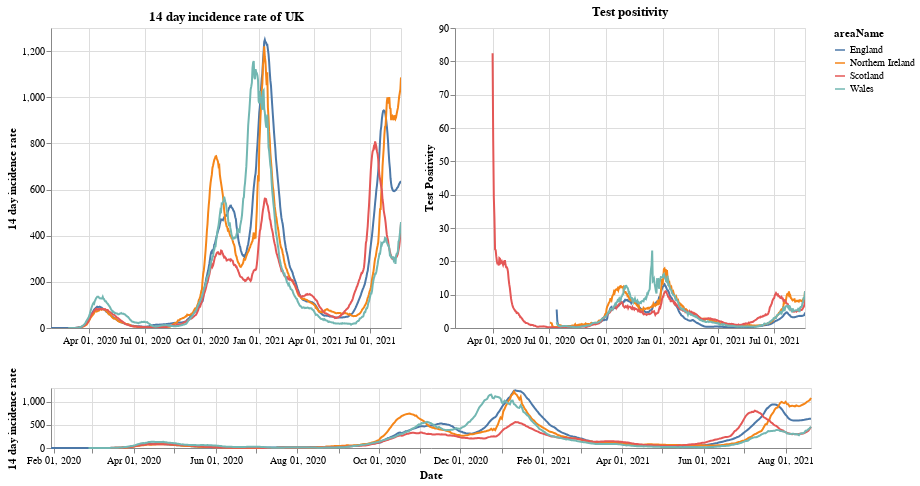

Notebook code cell kept with this figure:
### Markdown cell above
# Plots

First a plot with each country in the UK. The top right shows the positivity rate for (which is the percentage of registered tests which were positive) while the top left is the 14 day incidence rate. The bottom chart can be used to select the timeframe (does not work on a mobile device).

### Code cell
#collapse
brush = alt.selection(type='interval', name='DateBrush',encodings=['x'],fields=['Time'])
leg_selection = alt.selection_multi(fields=['areaName'], bind='legend')

base = alt.Chart(uk_cases).mark_line().encode(
    x=alt.X("yearmonthdate(date):T", axis=alt.Axis(title='Date')),
    y=alt.Y("twoWeeklyCasesRate:Q", axis=alt.Axis(title='14 day incidence rate')),
    tooltip=['areaName', 'date','twoWeeklyCasesRate', 'testPositivity'],
    color='areaName',
    opacity=alt.condition(leg_selection, alt.value(2), alt.value(0.1))
).add_selection(leg_selection).properties(width=350)

upper = base.encode(alt.X('yearmonthdate(date):T', axis=alt.Axis(title=''),
                         scale=alt.Scale(domain=brush))
                   ).properties(title=f'14 day incidence rate of UK')
upper_right = upper.encode(alt.Y('testPositivity:Q', axis=alt.Axis(title='Test Positivity'))).properties(title='Test positivity')
lower = base.properties(height=60, width = 760).add_selection(brush)

(upper | upper_right) & lower

### Figure 1 — Vega-Lite specification as saved in the notebook (floating-point values rounded to 4 significant figures; data arrays with more than 128 entries replaced by an {"elided": "..."} marker saying what was removed)
{"config": {"view": {"continuousWidth": 400, "continuousHeight": 300}}, "vconcat": [{"hconcat": [{"mark": "line", "encoding": {"color": {"type": "nominal", "field": "areaName"}, "opacity": {"condition": {"value": 2, "selection": "selector001"}, "value": 0.1}, "tooltip": [{"type": "nominal", "field": "areaName"}, {"type": "temporal", "field": "date"}, {"type": "quantitative", "field": "twoWeeklyCasesRate"}, {"type": "quantitative", "field": "testPositivity"}], "x": {"type": "temporal", "axis": {"title": ""}, "field": "date", "scale": {"domain": {"selection": "DateBrush"}}, "timeUnit": "yearmonthdate"}, "y": {"type": "quantitative", "axis": {"title": "14 day incidence rate"}, "field": "twoWeeklyCasesRate"}}, "selection": {"selector001": {"type": "multi", "fields": ["areaName"], "bind": "legend"}}, "title": "14 day incidence rate of UK", "width": 350}, {"mark": "line", "encoding": {"color": {"type": "nominal", "field": "areaName"}, "opacity": {"condition": {"value": 2, "selection": "selector001"}, "value": 0.1}, "tooltip": [{"type": "nominal", "field": "areaName"}, {"type": "temporal", "field": "date"}, {"type": "quantitative", "field": "twoWeeklyCasesRate"}, {"type": "quantitative", "field": "testPositivity"}], "x": {"type": "temporal", "axis": {"title": ""}, "field": "date", "scale": {"domain": {"selection": "DateBrush"}}, "timeUnit": "yearmonthdate"}, "y": {"type": "quantitative", "axis": {"title": "Test Positivity"}, "field": "testPositivity"}}, "selection": {"selector001": {"type": "multi", "fields": ["areaName"], "bind": "legend"}}, "title": "Test positivity", "width": 350}]}, {"mark": "line", "encoding": {"color": {"type": "nominal", "field": "areaName"}, "opacity": {"condition": {"value": 2, "selection": "selector001"}, "value": 0.1}, "tooltip": [{"type": "nominal", "field": "areaName"}, {"type": "temporal", "field": "date"}, {"type": "quantitative", "field": "twoWeeklyCasesRate"}, {"type": "quantitative", "field": "testPositivity"}], "x": {"type": "temporal", "axis": {"title": "Date"}, "field": "date", "timeUnit": "yearmonthdate"}, "y": {"type": "quantitative", "axis": {"title": "14 day incidence rate"}, "field": "twoWeeklyCasesRate"}}, "height": 60, "selection": {"selector001": {"type": "multi", "fields": ["areaName"], "bind": "legend"}, "DateBrush": {"type": "interval", "encodings": ["x"], "fields": ["Time"]}}, "width": 760}], "data": {"name": "data-3f53b307366645137f626e1300338403"}, "$schema": "https://vega.github.io/schema/vega-lite/v4.8.1.json", "datasets": {"data-3f53b307366645137f626e1300338403": {"elided": "2184 records"}}}
